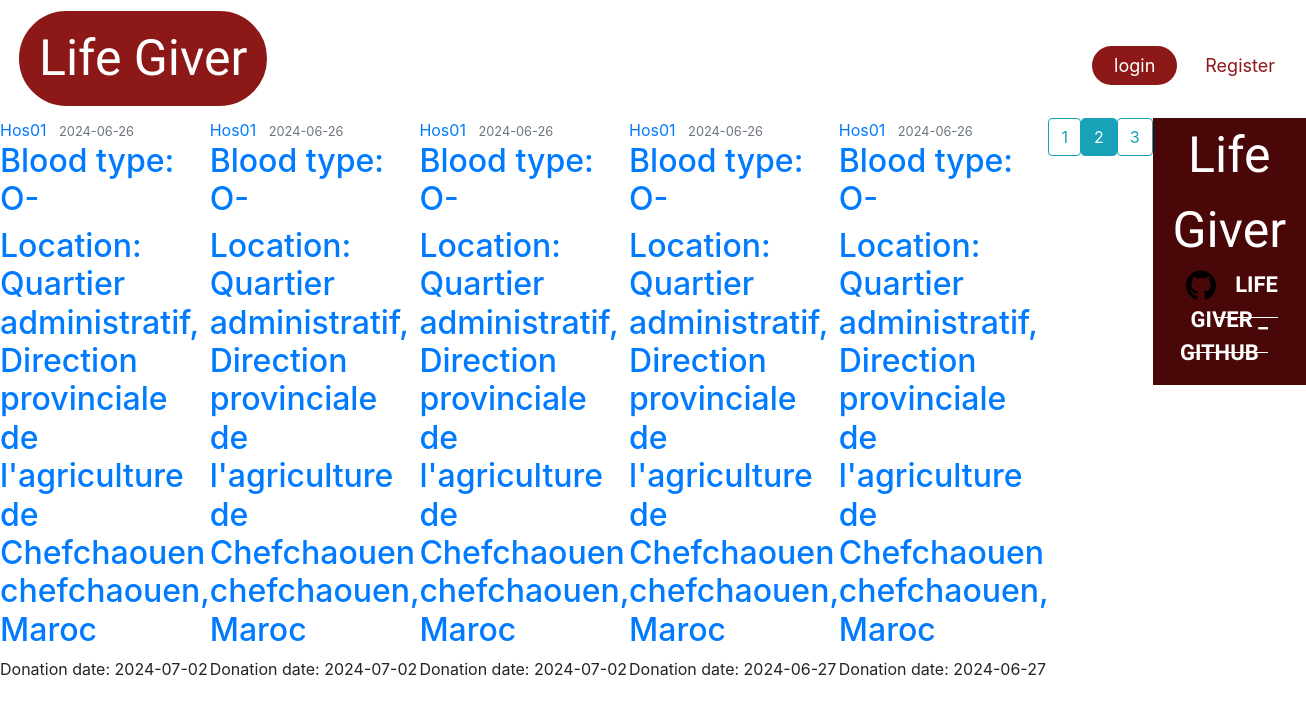
Screenshot of /donation_history/1?page=2 with the database file from the repository.
### Lifegiver_test/lifegiver/models.py (models this page shows, shortened)
class UserDonation(db.Model):
    id = db.Column(db.Integer, primary_key=True)
    donation_date = db.Column(db.DateTime, nullable=False, default=datetime.now)
    donor_id = db.Column(db.Integer, db.ForeignKey('donor.id'), nullable=False)
    request_id = db.Column(db.Integer, db.ForeignKey('donation_request.id'), nullable=True)
    hospital_id = db.Column(db.Integer, db.ForeignKey('hospital.id'), nullable=False)

class Hospital(db.Model, UserMixin):
    __tablename__ = 'hospital'
    id = db.Column(db.Integer, primary_key=True)
    name = db.Column(db.String(225), nullable=False)
    image_file = db.Column(db.String(20), nullable=False, default='default1.png')
    street = db.Column(db.String(500), nullable=True)
    city = db.Column(db.String(100), nullable=True)
    province = db.Column(db.String(100), nullable=True)
    zip_code = db.Column(db.String(45), nullable=True)
    country = db.Column(db.String(100), nullable=True)
    phone_number = db.Column(db.String(45), nullable=False)
    email = db.Column(db.String(125), unique=True, nullable=False)
    password = db.Column(db.String(60), nullable=False)
    barcode = db.Column(db.String(100), unique=True, nullable=False)
    lat = db.Column(db.Float, nullable=True)
    lng = db.Column(db.Float, nullable=True)
    hospital_donations = db.relationship('UserDonation', backref='hospital_donation', lazy=True)
    hospital_requests = db.relationship('DonationRequest', backref='hospital_request', lazy=True)
    urgent_requests = db.relationship('UrgentRequest', backref='hospital_urgent_request', lazy=True)

class DonationRequest(db.Model):
    id = db.Column(db.Integer, primary_key=True)
    hospital_id = db.Column(db.Integer, db.ForeignKey('hospital.id'), nullable=False)
    blood_type = db.Column(db.Enum('O-', 'O+', 'A-', 'A+', 'B-', 'B+', 'AB-', 'AB+'), nullable=False)
    request_date = db.Column(db.DateTime, nullable=False, default=datetime.now)
    status = db.Column(db.Enum('pending', 'fulfilled', 'failed'), nullable=False)
    expiration_date = db.Column(db.DateTime, nullable=False, default=lambda: datetime.now() + timedelta(days=90))
    request_donations = db.relationship('UserDonation', backref='donation_request', lazy=True)

### Lifegiver_test/lifegiver/route.py (the view)
@app.route('/donation_history/<int:donor_id>', methods=['POST', 'GET'], strict_slashes=False)
def donation_history(donor_id):
    page = request.args.get('page', 1, type=int)
    donor = Donor.query.filter_by(id=donor_id).first_or_404()
    user_donations = UserDonation.query.filter_by(donor_id=donor_id)\
            .order_by(UserDonation.donation_date.desc())\
            .paginate(page=page, per_page=5) # inteade of using .all() we gonna change it to .paginate() to get 10 requests per page
    return render_template('donation_history.html', title='All User Donations', donations=user_donations, donor_id=donor_id)

### Lifegiver_test/lifegiver/templates/donation_history.html
{% extends "layout.html" %}
{% block content %}
    {% for don in donations.items %}
        <article class="media content-section">
          <div class="media-body">
            <div class="article-metadata">
              <a class="mr-2" href="#">{{ don.hospital_donation.name }}</a>
              <small class="text-muted">{{ don.donation_request.request_date.strftime('%Y-%m-%d') }}</small>
            </div>
            <h2><a class="article-title" href="#">{{ 'Blood type: ' ~ don.donation_request.blood_type }}</a></h2>
            <h2><a class="article-title" href="#">{{ 'Location: ' ~ don.hospital_donation.street ~ ' ' ~ don.hospital_donation.city ~ ', ' ~ don.hospital_donation.country }}</a></h2>
            <p class="article-content">{{ 'Donation date: ' ~ don.donation_date.strftime('%Y-%m-%d') }}</p>
          </div>
    {% endfor %}
    {% for page_num in donations.iter_pages(left_edge=1, right_edge=1, left_current=1, right_current=1) %}
      {% if page_num %}
        {% if donations.page == page_num %}
          <a class="btn btn-info mb-4" href="{{ url_for('donation_history', donor_id=donor_id, page=page_num) }}">{{ page_num }}</a>
        {% else %}
          <a class="btn btn-outline-info mb-4" href="{{ url_for('donation_history', donor_id=donor_id, page=page_num) }}">{{ page_num }}</a>
        {% endif %}
      {% else %}
        ...
      {% endif %}
    {% endfor %}
{% endblock content %}

### Lifegiver_test/lifegiver/static/css/loading.css (style rules this page uses)
:root { --border-width: 7px; }
* { margin: 0; padding: 0; }

### rows the page displays
UserDonation: hospital_donation.name "Hos01", donation_request.request_date "2024-06-26", donation_date "Donation date: 2024-07-02"
DonationRequest: blood_type "Blood type: O-"
Hospital: street+city+country "Location: Quartier administratif, Direction provinciale de l'agriculture de Chefchaouen chefchaouen, Maroc"
UserDonation: hospital_donation.name "Hos01", donation_request.request_date "2024-06-26", donation_date "Donation date: 2024-07-02"
UserDonation: hospital_donation.name "Hos01", donation_request.request_date "2024-06-26", donation_date "Donation date: 2024-07-02"
UserDonation: hospital_donation.name "Hos01", donation_request.request_date "2024-06-26", donation_date "Donation date: 2024-06-27"
UserDonation: hospital_donation.name "Hos01", donation_request.request_date "2024-06-26", donation_date "Donation date: 2024-06-27"

### other values shown
{{ page_num }} "1" "3"
{{ page_num }} "2"
